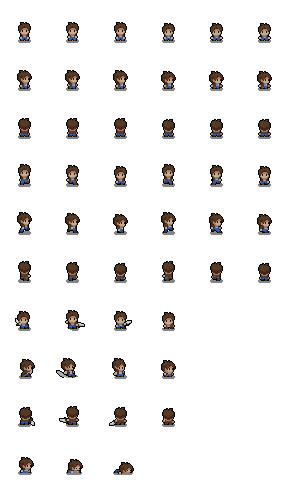
#> input picture assets/reference/player(3).png, 288 x 480 px
$ python -i pixellab_regen_cast_from_quality_refs.py   (imports and definitions only)
#> lines starting #> are read from the running program, lines starting #| are printed output that depends on the picture
#> further down, picture is the input picture: PIL image 288x480 RGBA; mean R, G, B, A 6.4, 5.1, 4.5, 21.3
#!/usr/bin/env python3
"""Hunter Online — Quality Pack cast regen (reference-faithful).

1) Fit south_ref PNG into 96x96 (~64px tall, feet Y=84)
2) create_character mode=v3 + reference_image_base64
3) animate_character: breathing-idle, walk, taking-punch
4) Export npc_*_8dir.png + idle/walk/hit sheets

Usage:
  python3 scripts/tools/pixellab_regen_cast_from_quality_refs.py --only gon,killua,netero,chrollo
  python3 scripts/tools/pixellab_regen_cast_from_quality_refs.py --skip-anim
  python3 scripts/tools/pixellab_regen_cast_from_quality_refs.py --reuse-meta
"""

from __future__ import annotations

import argparse
import base64
import io
import json
import os
import re
import shutil
import sys
import time
import urllib.request
import zipfile
from pathlib import Path

from PIL import Image

MCP_URL = "https://api.pixellab.ai/mcp"
ROOT = Path("/workspace")
SOUTH_REFS = ROOT / "assets" / "reference" / "cast_quality_pack" / "south_refs"
OUT_CHARS = ROOT / "assets" / "sprites" / "characters"
ARCHIVE = OUT_CHARS / "_archive_96px_pre_quality_pack"
OUT_FITTED = ROOT / "assets" / "sprites" / "tilesets" / "pixellab" / "quality_pack_fitted"
OUT_META = ROOT / "assets" / "sprites" / "tilesets" / "pixellab" / "cast_quality_pack_regen.json"

FRAME = 96
TARGET_H = 64
FEET_Y = 84
MAX_W = 52

# (ref_stem, asset_stem, identity hint)
CAST: list[tuple[str, str, str]] = [
    ("gon", "npc_gon", "Gon Freecss green jacket tall black spikes green tips"),
    ("killua", "npc_killua", "Killua Zoldyck silver upward spikes dark turtleneck"),
    ("kurapika", "npc_kurapika", "Kurapika blond bob scarlet eyes blue tabard"),
    ("leorio", "npc_leorio", "Leorio short black hair blue suit round sunglasses"),
    ("hisoka", "npc_hisoka", "Hisoka magenta swept hair face paint jester suit"),
    ("biscuit", "npc_biscuit", "Biscuit blonde pigtails pink ribbons red dress"),
    ("chrollo", "npc_chrollo", "Chrollo slick black hair purple forehead cross white fur collar coat"),
    ("pakunoda", "npc_pakunoda", "Pakunoda blonde bob purple suit"),
    ("feitan", "npc_feitan", "Feitan messy black hair dark skull collar cloak"),
    ("shizuku", "npc_shizuku", "Shizuku short black hair glasses black turtleneck"),
    ("shalnark", "npc_shalnark", "Shalnark sandy blond messy hair teal vest"),
    ("machi", "npc_machi", "Machi pink bun blue ribbon purple sleeveless top"),
    ("meruem", "npc_meruem", "Meruem green skin purple armor segmented tail"),
    ("pitou", "npc_pitou", "Neferpitou white cat-ear hair dark blue coat striped stockings"),
    ("pouf", "npc_pouf", "Shaiapouf blond antenna strands ruffled white collar"),
    ("youpi", "npc_youpi", "Youpi dark red muscular skin shirtless"),
    ("komugi", "npc_komugi", "Komugi white hair buns thick brows pink dress cane"),
    ("kite", "npc_kite", "Kite long white hair oversized blue beret"),
    ("palm", "npc_palm", "Palm long black hair covering face purple top"),
    ("kalluto", "npc_kalluto", "Kalluto black bob purple floral kimono"),
    ("alluka", "npc_alluka", "Alluka long black hair emotion headband red white miko"),
    ("wing", "npc_wing", "Wing messy black hair pink untucked shirt khaki pants"),
    ("canary", "npc_canary", "Canary dark skin puff braids black butler suit"),
    ("gotoh", "npc_gotoh", "Gotoh slick black hair glasses butler bowtie"),
    ("netero", "npc_netero", "Netero white topknot bushy brows mustache heart training shirt"),
    ("illumi", "npc_illumi", "Illumi knee-length black hair green needle vest"),
    ("knuckle", "npc_knuckle", "Knuckle massive black pompadour white gakuran"),
    ("morel", "npc_morel", "Morel white parted hair round shades giant pipe"),
    ("nobunaga", "npc_nobunaga", "Nobunaga chonmage topknot haori hakama katana"),
    ("phinks", "npc_phinks", "Phinks spiky blond hair teal tracksuit"),
    ("uvogin", "npc_uvogin", "Uvogin wild silver mane muscular loincloth"),
]

DIR_ORDER = [
    "south",
    "south-east",
    "east",
    "north-east",
    "north",
    "north-west",
    "west",
    "south-west",
]

ANIMATIONS: list[tuple[str, str, list[str]]] = [
    ("breathing-idle", "idle_8xN", ["breathing-idle", "breathing_idle", "idle"]),
    ("walk", "walk_8xN", ["walk", "walking"]),
    ("taking-punch", "hit_8xN", ["taking-punch", "taking_punch", "punch", "hit"]),
]


class MCP:
    # [63 lines left out: functions __init__, call, tool, uuid_from, is_busy, not called in this run]


def fit_quality_pack(im: Image.Image) -> Image.Image:
    im = im.convert("RGBA")
    bb = im.split()[-1].getbbox()
#> bb = (15, 22, 272, 475)
    if not bb:
        return Image.new("RGBA", (FRAME, FRAME), (0, 0, 0, 0))
    crop = im.crop(bb)
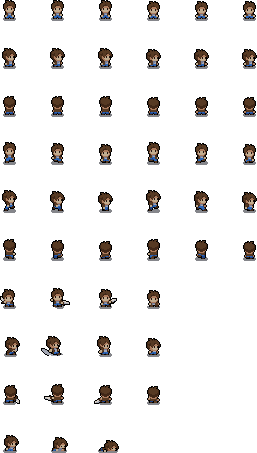
#> crop: PIL image 257x453 RGBA; mean R, G, B, A 7.6, 6.1, 5.3, 25.3; transparent parts drawn white
    nh = TARGET_H
    nw = max(1, int(round(crop.width * (nh / max(1, crop.height)))))
#> nw = 36
    if nw > MAX_W:
        nw = MAX_W
        nh = max(1, int(round(crop.height * (nw / max(1, crop.width)))))
    if crop.height <= TARGET_H and crop.width <= MAX_W:
        int_scale = min(TARGET_H // max(1, crop.height), MAX_W // max(1, crop.width))
        int_scale = max(1, int_scale)
        if int_scale > 1:
            scaled = crop.resize(
                (crop.width * int_scale, crop.height * int_scale), Image.NEAREST
            )
        elif (crop.width, crop.height) != (nw, nh):
            scaled = crop.resize((nw, nh), Image.NEAREST)
        else:
            scaled = crop
        if scaled.height < TARGET_H - 6:
            scaled = crop.resize((nw, nh), Image.NEAREST)
    else:
        scaled = crop.resize((nw, nh), Image.NEAREST)
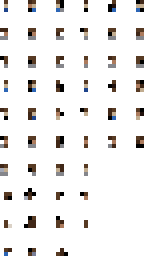
#> scaled: PIL image 36x64 RGBA (shown 4 times larger); mean R, G, B, A 8.2, 6.6, 5.7, 25.5; transparent parts drawn white
    nw, nh = scaled.size
#> nh = 64
    canvas = Image.new("RGBA", (FRAME, FRAME), (0, 0, 0, 0))
#> canvas: PIL image 96x96 RGBA; every value is 0
    ox = (FRAME - nw) // 2
#> ox = 30
    oy = max(0, FEET_Y - nh)
#> oy = 20
    canvas.paste(scaled, (ox, oy), scaled)
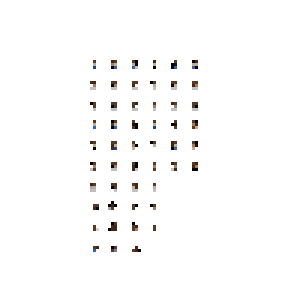
#> canvas: PIL image 96x96 RGBA (shown 3 times larger); mean R, G, B, A 2, 1.6, 1.4, 6.2; transparent parts drawn white
    return canvas


# [213 lines left out: functions poll_char, zip_has_anim_keys, wait_for_animation, queue_animation, archive_existing, download_zip and 3 more, not called in this run]


def save_meta(meta: dict) -> None:
    OUT_META.parent.mkdir(parents=True, exist_ok=True)
    OUT_META.write_text(json.dumps(meta, indent=2), encoding="utf-8")


# [213 lines left out: function main, not called in this run]


# [2 lines not run here, left out]

>>> from PIL import Image
>>> picture = Image.open('../../assets/reference/player(3).png')
>>> result = fit_quality_pack(picture)
